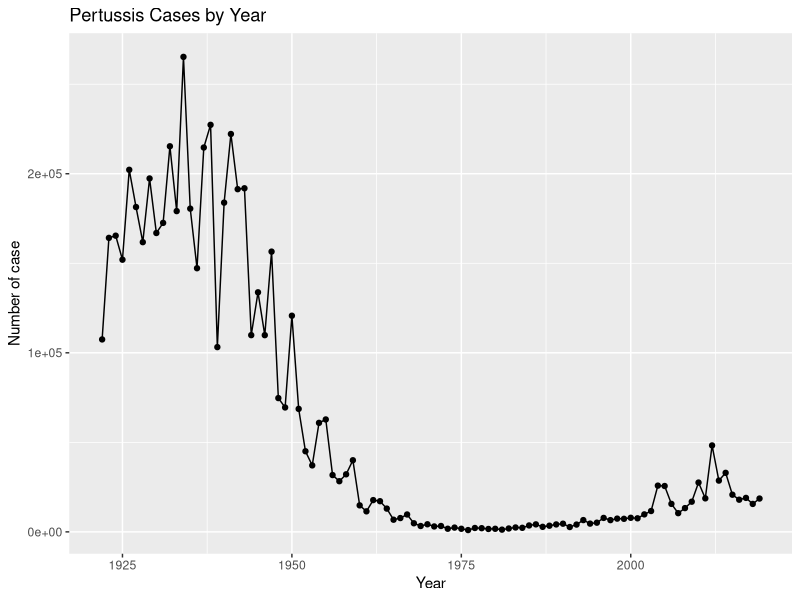
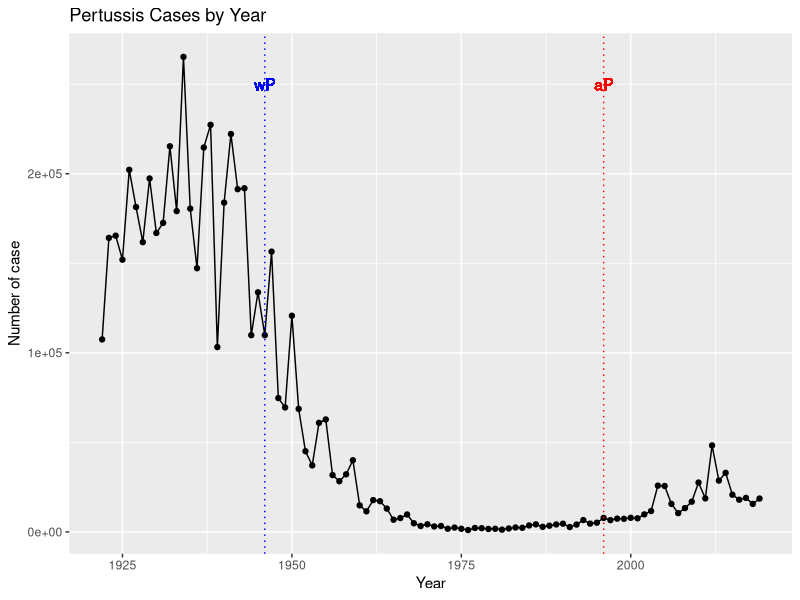

Here is the R script that generated these plots, in order: (Note: this script raises an error after producing the figures.)
## ---- chunk 1
cdc <- data.table::data.table(
                                 Year = c(1922L,1923L,1924L,1925L,
                                          1926L,1927L,1928L,1929L,1930L,1931L,
                                          1932L,1933L,1934L,1935L,1936L,
                                          1937L,1938L,1939L,1940L,1941L,1942L,
                                          1943L,1944L,1945L,1946L,1947L,
                                          1948L,1949L,1950L,1951L,1952L,
                                          1953L,1954L,1955L,1956L,1957L,1958L,
                                          1959L,1960L,1961L,1962L,1963L,
                                          1964L,1965L,1966L,1967L,1968L,1969L,
                                          1970L,1971L,1972L,1973L,1974L,
                                          1975L,1976L,1977L,1978L,1979L,1980L,
                                          1981L,1982L,1983L,1984L,1985L,
                                          1986L,1987L,1988L,1989L,1990L,
                                          1991L,1992L,1993L,1994L,1995L,1996L,
                                          1997L,1998L,1999L,2000L,2001L,
                                          2002L,2003L,2004L,2005L,2006L,2007L,
                                          2008L,2009L,2010L,2011L,2012L,
                                          2013L,2014L,2015L,2016L,2017L,2018L,
                                          2019L),
         Cases = c(107473,164191,165418,152003,
                                          202210,181411,161799,197371,
                                          166914,172559,215343,179135,265269,
                                          180518,147237,214652,227319,103188,
                                          183866,222202,191383,191890,109873,
                                          133792,109860,156517,74715,69479,
                                          120718,68687,45030,37129,60886,
                                          62786,31732,28295,32148,40005,
                                          14809,11468,17749,17135,13005,6799,
                                          7717,9718,4810,3285,4249,3036,
                                          3287,1759,2402,1738,1010,2177,2063,
                                          1623,1730,1248,1895,2463,2276,
                                          3589,4195,2823,3450,4157,4570,
                                          2719,4083,6586,4617,5137,7796,6564,
                                          7405,7298,7867,7580,9771,11647,
                                          25827,25616,15632,10454,13278,
                                          16858,27550,18719,48277,28639,32971,
                                          20762,17972,18975,15609,18617)
       )
## ---- chunk 2
library(ggplot2)
## ---- chunk 3
ggplot(cdc) +
  aes(x=Year, y=Cases) +
  geom_point() +
  geom_line()+
  labs(title="Pertussis Cases by Year",x="Year",y="Number of case")
## ---- chunk 4
ggplot(cdc) +
  aes(x=Year, y=Cases) +
  geom_point() +
  geom_line()+
  geom_vline(,xintercept=1946,color="blue",linetype="dotted")+
  geom_vline(xintercept=1996,color="red",linetype="dotted")+
  geom_text(x=1946,y=250000,label="wP",color="blue")+
  geom_text(x=1996,y=250000,label="aP",color="red")+
  labs(title="Pertussis Cases by Year",x="Year",y="Number of case")
## ---- chunk 5
library(jsonlite)
## ---- chunk 6
subject <- read_json("https://www.cmi-pb.org/api/subject", simplifyVector = TRUE) 
## ---- chunk 7
head(subject, 3)
## ---- chunk 8
table(subject$infancy_vac)
## ---- chunk 9
table(subject$biological_sex, subject$race)
## ---- chunk 10
library(lubridate)
## ---- chunk 11
today()
## ---- chunk 12
today() - ymd("2000-01-01")
## ---- chunk 13
time_length( today() - ymd("2000-01-01"),  "years")
## ---- chunk 14
subject$age <- today() - ymd(subject$year_of_birth)
## ---- chunk 15

library(dplyr)

ap <- subject %>% filter(infancy_vac == "aP")

round( summary( time_length( ap$age, "years" ) ) )

wp <- subject %>% filter(infancy_vac == "wP")
round( summary( time_length( wp$age, "years" ) ) )

## ---- chunk 16
int <- ymd(subject$date_of_boost) - ymd(subject$year_of_birth)
age_at_boost <- time_length(int, "year")
head(age_at_boost)
## ---- chunk 17
ggplot(subject) +
  aes(time_length(age, "year"),
      fill=as.factor(infancy_vac)) +
  geom_histogram(show.legend=FALSE) +
  facet_wrap(vars(infancy_vac), nrow=2) 
## ---- chunk 18
specimen <- read_json("https://www.cmi-pb.org/api/specimen", simplifyVector = TRUE) 
titer <- read_json("https://www.cmi-pb.org/api/ab_titer", simplifyVector = TRUE) 
## ---- chunk 19
meta <- full_join(specimen, subject)
dim(meta)
head(meta)
## ---- chunk 20
abdata <- inner_join(titer, meta)
dim(abdata)
## ---- chunk 21
table(abdata$isotype)
## ---- chunk 22
table(abdata$visit)
## ---- chunk 23
ig1 <- abdata %>% filter(isotype == "IgG1", visit!=8)
head(ig1)
## ---- chunk 24
ggplot(ig1) +
  aes(MFI, antigen) +
  geom_boxplot() + 
  facet_wrap(vars(visit), nrow=2)
## ---- chunk 25
ggplot(ig1) +
  aes(MFI, antigen, col=infancy_vac ) +
  geom_boxplot(show.legend = FALSE) + 
  facet_wrap(vars(visit), nrow=2) +
  theme_bw()
## ---- chunk 26
ggplot(ig1) +
  aes(MFI, antigen, col=infancy_vac ) +
  geom_boxplot(show.legend = FALSE) + 
  facet_wrap(vars(infancy_vac, visit), nrow=2)
## ---- chunk 27
filter(ig1, antigen=="Measles") %>%
  ggplot() +
  aes(MFI, col=infancy_vac) +
  geom_boxplot(show.legend = FALSE) +
  facet_wrap(vars(visit)) +
  theme_bw()
## ---- chunk 28
filter(ig1, antigen=="FIM2/3") %>%
  ggplot() +
   aes(MFI, col=infancy_vac) +
  geom_boxplot(show.legend = FALSE) +
  facet_wrap(vars(visit))
## ---- chunk 29
aes(MFI, col=infancy_vac) +
  geom_boxplot(show.legend = FALSE) +
  facet_wrap(vars(visit)) +
  theme_bw()
## ---- chunk 30
url <- "https://www.cmi-pb.org/api/v2/rnaseq?versioned_ensembl_gene_id=eq.ENSG00000211896.7"

rna <- read_json(url, simplifyVector = TRUE) 
## ---- chunk 31
ssrna <- inner_join(rna, meta)
## ---- chunk 32
ggplot(ssrna) +
  aes(visit, tpm, group=subject_id) +
  geom_point() +
  geom_line(alpha=0.2)
## ---- chunk 33
ggplot(ssrna) +
  aes(tpm, col=infancy_vac) +
  geom_boxplot() +
  facet_wrap(vars(visit))
## ---- chunk 34
ssrna %>%  
  filter(visit==4) %>% 
  ggplot() +
    aes(tpm, col=infancy_vac) + geom_density() + 
    geom_rug() 
